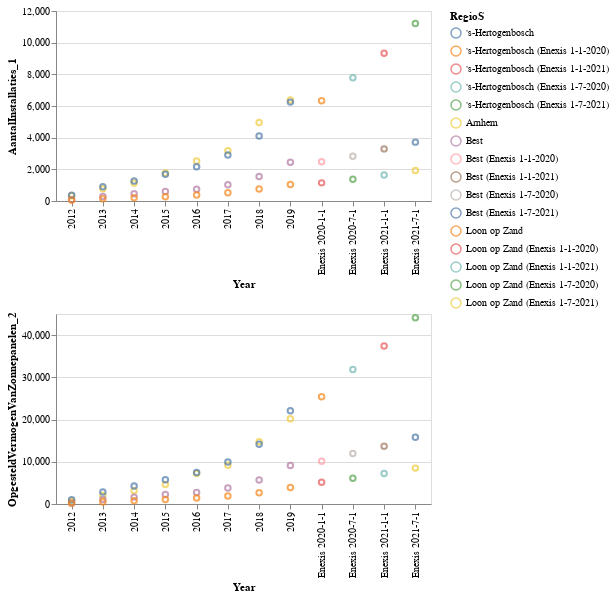

Notebook code cell kept with this figure:
### Code cell
combinedDataChart = alt.Chart(df).mark_point().encode(
    alt.X(alt.repeat("column"), type='ordinal', title='Year'),
    alt.Y(alt.repeat("row"), type='quantitative'),
    color='RegioS:N'
).properties(
    width=375,
    height=190
).repeat(
    column=['Perioden'],
    row=['AantalInstallaties_1', 'OpgesteldVermogenVanZonnepanelen_2'],
    
)
combinedDataChart

### Figure 1 — Vega-Lite specification as saved in the notebook (floating-point values rounded to 4 significant figures)
{"config": {"view": {"continuousWidth": 400, "continuousHeight": 300}}, "repeat": {"column": ["Perioden"], "row": ["AantalInstallaties_1", "OpgesteldVermogenVanZonnepanelen_2"]}, "spec": {"data": {"name": "data-273d587676190844ad82c7f6a0a3c9ec"}, "mark": "point", "encoding": {"color": {"field": "RegioS", "type": "nominal"}, "x": {"field": {"repeat": "column"}, "title": "Year", "type": "ordinal"}, "y": {"field": {"repeat": "row"}, "type": "quantitative"}}, "height": 190, "width": 375}, "$schema": "https://vega.github.io/schema/vega-lite/v4.17.0.json", "datasets": {"data-273d587676190844ad82c7f6a0a3c9ec": [{"ID": 3672, "BedrijfstakkenWoningen": "Woningen", "RegioS": "Arnhem", "Perioden": "2012", "AantalInstallaties_1": 336.0, "OpgesteldVermogenVanZonnepanelen_2": 694.0}, {"ID": 3673, "BedrijfstakkenWoningen": "Woningen", "RegioS": "Arnhem", "Perioden": "2013", "AantalInstallaties_1": 778.0, "OpgesteldVermogenVanZonnepanelen_2": 2005.0}, {"ID": 3674, "BedrijfstakkenWoningen": "Woningen", "RegioS": "Arnhem", "Perioden": "2014", "AantalInstallaties_1": 1135.0, "OpgesteldVermogenVanZonnepanelen_2": 3124.0}, {"ID": 3675, "BedrijfstakkenWoningen": "Woningen", "RegioS": "Arnhem", "Perioden": "2015", "AantalInstallaties_1": 1772.0, "OpgesteldVermogenVanZonnepanelen_2": 4619.0}, {"ID": 3676, "BedrijfstakkenWoningen": "Woningen", "RegioS": "Arnhem", "Perioden": "2016", "AantalInstallaties_1": 2530.0, "OpgesteldVermogenVanZonnepanelen_2": 7197.0}, {"ID": 3677, "BedrijfstakkenWoningen": "Woningen", "RegioS": "Arnhem", "Perioden": "2017", "AantalInstallaties_1": 3182.0, "OpgesteldVermogenVanZonnepanelen_2": 9199.0}, {"ID": 3678, "BedrijfstakkenWoningen": "Woningen", "RegioS": "Arnhem", "Perioden": "2018", "AantalInstallaties_1": 4952.0, "OpgesteldVermogenVanZonnepanelen_2": 14750.0}, {"ID": 3679, "BedrijfstakkenWoningen": "Woningen", "RegioS": "Arnhem", "Perioden": "2019", "AantalInstallaties_1": 6384.0, "OpgesteldVermogenVanZonnepanelen_2": 20180.0}, {"ID": 3816, "BedrijfstakkenWoningen": "Woningen", "RegioS": "Best", "Perioden": "2012", "AantalInstallaties_1": 81.0, "OpgesteldVermogenVanZonnepanelen_2": 253.0}, {"ID": 3817, "BedrijfstakkenWoningen": "Woningen", "RegioS": "Best", "Perioden": "2013", "AantalInstallaties_1": 290.0, "OpgesteldVermogenVanZonnepanelen_2": 1054.0}, {"ID": 3818, "BedrijfstakkenWoningen": "Woningen", "RegioS": "Best", "Perioden": "2014", "AantalInstallaties_1": 462.0, "OpgesteldVermogenVanZonnepanelen_2": 1630.0}, {"ID": 3819, "BedrijfstakkenWoningen": "Woningen", "RegioS": "Best", "Perioden": "2015", "AantalInstallaties_1": 597.0, "OpgesteldVermogenVanZonnepanelen_2": 2224.0}, {"ID": 3820, "BedrijfstakkenWoningen": "Woningen", "RegioS": "Best", "Perioden": "2016", "AantalInstallaties_1": 738.0, "OpgesteldVermogenVanZonnepanelen_2": 2727.0}, {"ID": 3821, "BedrijfstakkenWoningen": "Woningen", "RegioS": "Best", "Perioden": "2017", "AantalInstallaties_1": 1023.0, "OpgesteldVermogenVanZonnepanelen_2": 3813.0}, {"ID": 3822, "BedrijfstakkenWoningen": "Woningen", "RegioS": "Best", "Perioden": "2018", "AantalInstallaties_1": 1549.0, "OpgesteldVermogenVanZonnepanelen_2": 5660.0}, {"ID": 3823, "BedrijfstakkenWoningen": "Woningen", "RegioS": "Best", "Perioden": "2019", "AantalInstallaties_1": 2444.0, "OpgesteldVermogenVanZonnepanelen_2": 9138.0}, {"ID": 4608, "BedrijfstakkenWoningen": "Woningen", "RegioS": "'s-Hertogenbosch", "Perioden": "2012", "AantalInstallaties_1": 371.0, "OpgesteldVermogenVanZonnepanelen_2": 985.0}, {"ID": 4609, "BedrijfstakkenWoningen": "Woningen", "RegioS": "'s-Hertogenbosch", "Perioden": "2013", "AantalInstallaties_1": 901.0, "OpgesteldVermogenVanZonnepanelen_2": 2859.0}, {"ID": 4610, "BedrijfstakkenWoningen": "Woningen", "RegioS": "'s-Hertogenbosch", "Perioden": "2014", "AantalInstallaties_1": 1270.0, "OpgesteldVermogenVanZonnepanelen_2": 4269.0}, {"ID": 4611, "BedrijfstakkenWoningen": "Woningen", "RegioS": "'s-Hertogenbosch", "Perioden": "2015", "AantalInstallaties_1": 1687.0, "OpgesteldVermogenVanZonnepanelen_2": 5748.0}, {"ID": 4612, "BedrijfstakkenWoningen": "Woningen", "RegioS": "'s-Hertogenbosch", "Perioden": "2016", "AantalInstallaties_1": 2170.0, "OpgesteldVermogenVanZonnepanelen_2": 7464.0}, {"ID": 4613, "BedrijfstakkenWoningen": "Woningen", "RegioS": "'s-Hertogenbosch", "Perioden": "2017", "AantalInstallaties_1": 2910.0, "OpgesteldVermogenVanZonnepanelen_2": 9936.0}, {"ID": 4614, "BedrijfstakkenWoningen": "Woningen", "RegioS": "'s-Hertogenbosch", "Perioden": "2018", "AantalInstallaties_1": 4103.0, "OpgesteldVermogenVanZonnepanelen_2": 14160.0}, {"ID": 4615, "BedrijfstakkenWoningen": "Woningen", "RegioS": "'s-Hertogenbosch", "Perioden": "2019", "AantalInstallaties_1": 6245.0, "OpgesteldVermogenVanZonnepanelen_2": 22110.0}, {"ID": 4944, "BedrijfstakkenWoningen": "Woningen", "RegioS": "Loon op Zand", "Perioden": "2012", "AantalInstallaties_1": 62.0, "OpgesteldVermogenVanZonnepanelen_2": 196.0}, {"ID": 4945, "BedrijfstakkenWoningen": "Woningen", "RegioS": "Loon op Zand", "Perioden": "2013", "AantalInstallaties_1": 138.0, "OpgesteldVermogenVanZonnepanelen_2": 491.0}, {"ID": 4946, "BedrijfstakkenWoningen": "Woningen", "RegioS": "Loon op Zand", "Perioden": "2014", "AantalInstallaties_1": 209.0, "OpgesteldVermogenVanZonnepanelen_2": 772.0}, {"ID": 4947, "BedrijfstakkenWoningen": "Woningen", "RegioS": "Loon op Zand", "Perioden": "2015", "AantalInstallaties_1": 274.0, "OpgesteldVermogenVanZonnepanelen_2": 1062.0}, {"ID": 4948, "BedrijfstakkenWoningen": "Woningen", "RegioS": "Loon op Zand", "Perioden": "2016", "AantalInstallaties_1": 379.0, "OpgesteldVermogenVanZonnepanelen_2": 1424.0}, {"ID": 4949, "BedrijfstakkenWoningen": "Woningen", "RegioS": "Loon op Zand", "Perioden": "2017", "AantalInstallaties_1": 527.0, "OpgesteldVermogenVanZonnepanelen_2": 1878.0}, {"ID": 4950, "BedrijfstakkenWoningen": "Woningen", "RegioS": "Loon op Zand", "Perioden": "2018", "AantalInstallaties_1": 761.0, "OpgesteldVermogenVanZonnepanelen_2": 2669.0}, {"ID": 4951, "BedrijfstakkenWoningen": "Woningen", "RegioS": "Loon op Zand", "Perioden": "2019", "AantalInstallaties_1": 1042.0, "OpgesteldVermogenVanZonnepanelen_2": 3914.0}, {"ID": 67890, "BedrijfstakkenWoningen": "Woningen", "RegioS": "Best (Enexis 1-1-2020)", "Perioden": "Enexis 2020-1-1", "AantalInstallaties_1": 2478.0, "OpgesteldVermogenVanZonnepanelen_2": 10150.0}, {"ID": 67891, "BedrijfstakkenWoningen": "Woningen", "RegioS": "'s-Hertogenbosch (Enexis 1-1-2020)", "Perioden": "Enexis 2020-1-1", "AantalInstallaties_1": 6332.0, "OpgesteldVermogenVanZonnepanelen_2": 25410.0}, {"ID": 67892, "BedrijfstakkenWoningen": "Woningen", "RegioS": "Loon op Zand (Enexis 1-1-2020)", "Perioden": "Enexis 2020-1-1", "AantalInstallaties_1": 1145.0, "OpgesteldVermogenVanZonnepanelen_2": 5156.0}, {"ID": 67893, "BedrijfstakkenWoningen": "Woningen", "RegioS": "Best (Enexis 1-7-2020)", "Perioden": "Enexis 2020-7-1", "AantalInstallaties_1": 2831.0, "OpgesteldVermogenVanZonnepanelen_2": 11970.0}, {"ID": 67894, "BedrijfstakkenWoningen": "Woningen", "RegioS": "'s-Hertogenbosch (Enexis 1-7-2020)", "Perioden": "Enexis 2020-7-1", "AantalInstallaties_1": 7784.0, "OpgesteldVermogenVanZonnepanelen_2": 31830.0}, {"ID": 67895, "BedrijfstakkenWoningen": "Woningen", "RegioS": "Loon op Zand (Enexis 1-7-2020)", "Perioden": "Enexis 2020-7-1", "AantalInstallaties_1": 1367.0, "OpgesteldVermogenVanZonnepanelen_2": 6077.0}, {"ID": 67896, "BedrijfstakkenWoningen": "Woningen", "RegioS": "Best (Enexis 1-1-2021)", "Perioden": "Enexis 2021-1-1", "AantalInstallaties_1": 3292.0, "OpgesteldVermogenVanZonnepanelen_2": 13660.0}, {"ID": 67897, "BedrijfstakkenWoningen": "Woningen", "RegioS": "'s-Hertogenbosch (Enexis 1-1-2021)", "Perioden": "Enexis 2021-1-1", "AantalInstallaties_1": 9326.0, "OpgesteldVermogenVanZonnepanelen_2": 37440.0}, {"ID": 67898, "BedrijfstakkenWoningen": "Woningen", "RegioS": "Loon op Zand (Enexis 1-1-2021)", "Perioden": "Enexis 2021-1-1", "AantalInstallaties_1": 1635.0, "OpgesteldVermogenVanZonnepanelen_2": 7240.0}, {"ID": 67899, "BedrijfstakkenWoningen": "Woningen", "RegioS": "Best (Enexis 1-7-2021)", "Perioden": "Enexis 2021-7-1", "AantalInstallaties_1": 3718.0, "OpgesteldVermogenVanZonnepanelen_2": 15790.0}, {"ID": 67900, "BedrijfstakkenWoningen": "Woningen", "RegioS": "'s-Hertogenbosch (Enexis 1-7-2021)", "Perioden": "Enexis 2021-7-1", "AantalInstallaties_1": 11220.0, "OpgesteldVermogenVanZonnepanelen_2": 44120.0}, {"ID": 67901, "BedrijfstakkenWoningen": "Woningen", "RegioS": "Loon op Zand (Enexis 1-7-2021)", "Perioden": "Enexis 2021-7-1", "AantalInstallaties_1": 1934.0, "OpgesteldVermogenVanZonnepanelen_2": 8498.0}]}}
